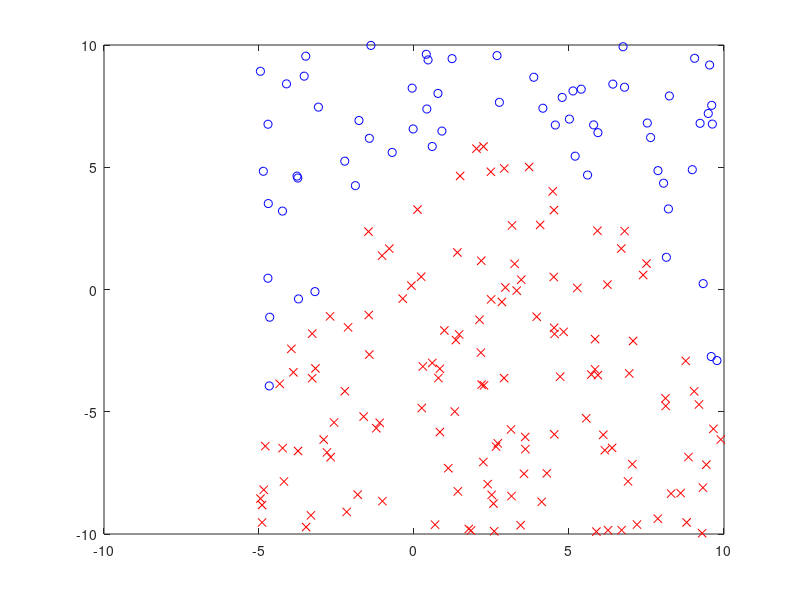

Source code (MATLAB): (Note: this script raises an error after producing the figure.)
% Generate CSV data sets to demonstrate decision boundaries in CSC4601
% Week 3

%% Set 1: Requires quadratic
N = 200;
x1 = unifrnd(-5, 10, [N 1]);
x2 = unifrnd(-10, 10, [N 1]);
% Equation of parabola passing through points (-5, -5), (5,5) and (10, -5)
% x2 = -x1^2/5 + x1 + 5 (assuming rotation angle 0°)
label = x2 < -x1.^2/5 + x1 + 5;

plot(x1(label), x2(label), 'rx', ...
     x1(~label), x2(~label), 'bo')

tbl = table(x1, x2, label);
writetable(tbl, "quad.csv")

%% Set 2: Circle boundary
% Set 1, radius [1, 2]
% Set 2, radius [3, 4]
N = 50;
cplx = exp(1j*unifrnd(-pi, pi, [2*N 1])) .* [unifrnd(1, 2, [N 1]); unifrnd(3, 4, [N 1])];
x1 = real(cplx);
x2 = imag(cplx);
label = [false(N,1); true(N,1)];
plot(x1(label), x2(label), 'rx', ...
     x1(~label), x2(~label), 'bo')

tbl = table(x1, x2, label);
writetable(tbl, "circle.csv")
